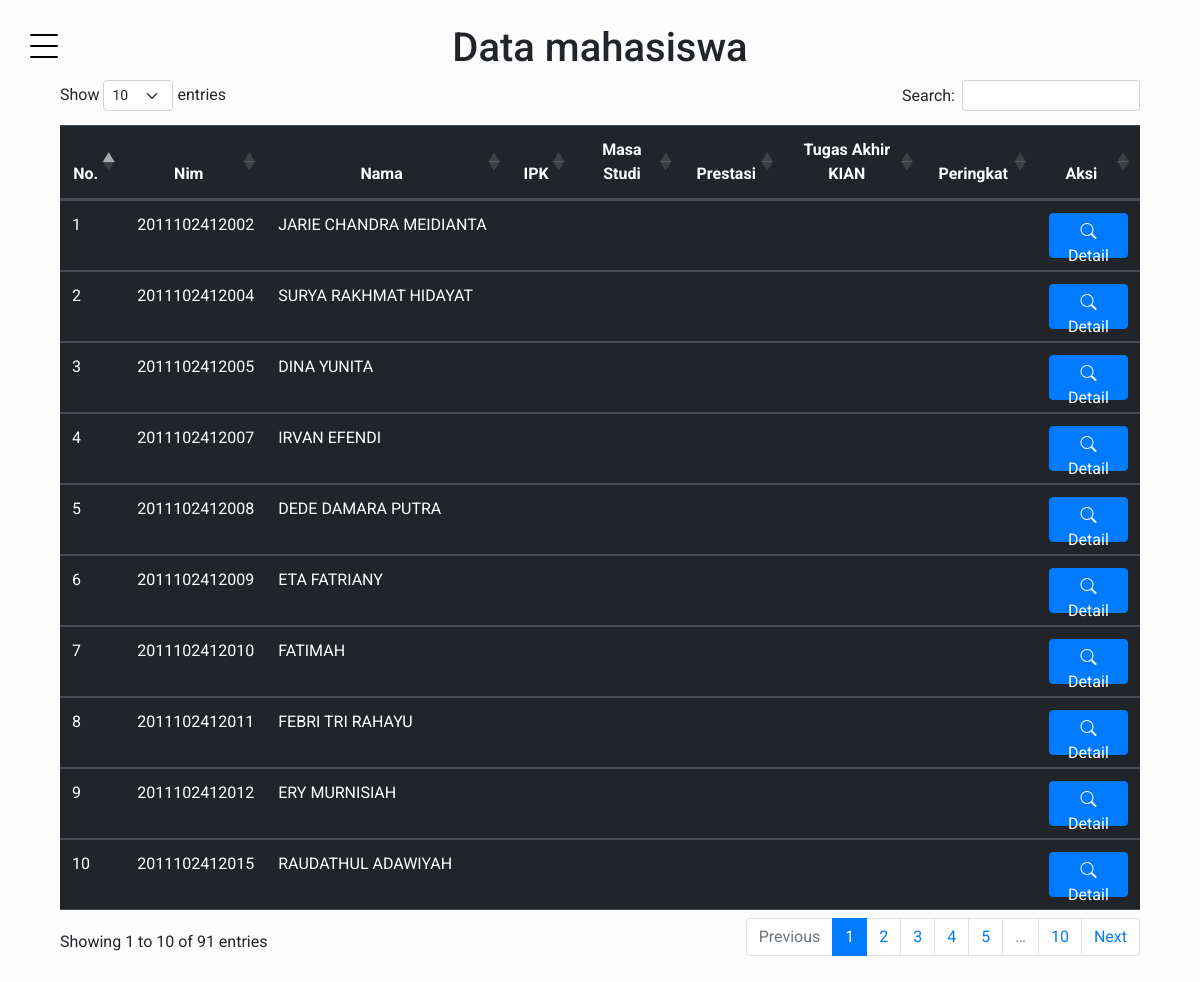
Page /hasil.php (signed in) on the committed database.
### tables this page shows
CREATE TABLE `mahasiswa` (
  `nim` varchar(255) NOT NULL,
  `nama` varchar(255) NOT NULL,
  `tempat_lahir` varchar(255) NOT NULL,
  `tgl_lahir` date NOT NULL,
  `tahun_masuk` year(4) NOT NULL,
  `ipk` varchar(4) NOT NULL,
  `ms_studi` varchar(40) NOT NULL,
  `prestasi` varchar(40) NOT NULL,
  `na` varchar(4) NOT NULL,
  `peringkat` varchar(50) NOT NULL
);

### hasil.php (the view, shortened to what this page needs)
<!DOCTYPE html>
<html lang="en">
<head>
    <link rel="stylesheet" href="css/bootstrap.min.css">
    <link rel="stylesheet" href="https://cdn.datatables.net/1.13.4/css/dataTables.bootstrap5.min.css">
    <link href="https://cdn.jsdelivr.net/npm/bootstrap@5.3.0/dist/css/bootstrap.min.css" rel="stylesheet">
    <link rel="stylesheet" href="https://cdn.jsdelivr.net/npm/bootstrap-icons@1.10.5/font/bootstrap-icons.css">
    <link rel="stylesheet" href="https://cdnjs.cloudflare.com/ajax/libs/twitter-bootstrap/5.2.0/css/bootstrap.min.css">
</head>
<body style="background-image: url('https://cdn.pixabay.com/photo/2018/02/23/04/38/computer-3174729_1280.jpg');" class="container">
    <main>
        <?php include('sidebar.php'); ?>
        <div id="main-content" class="container allcontent-section py-4">
        <div>
            <center><h1>Data mahasiswa</h1></center>
            <table class= "table table-dark" id="example">
                <thead>
                    <tr>
                        <th class="text-center">No.</th>
                        <th class="text-center">Nim</th>
                        <th class="text-center">Nama</th>
                        <th class="text-center">IPK</th>
                        <th class="text-center">Masa Studi</th>
                        <th class="text-center">Prestasi</th>
                        <th class="text-center">Tugas Akhir KIAN</th>
                        <th class="text-center">Peringkat</th>
                        <th class="text-center">Aksi</th>
                    </tr>
                </thead>
                <tbody>
                <?php
                    include_once "config/dbconnect.php";
                    $no=0;
                    $sql= "SELECT * FROM mahasiswa order by peringkat ASC";
                    $result = $conn->query($sql);
                    if($result == false) {
                        trigger_error("Perintah sql manual anda salah");
                    }else{
                        while($data = $result -> fetch_array()){
                            $no++;
                ?>
                <tr>
                    <td><?php echo $no;?></td>
                    <td><?php echo $data['nim']?></td>
                    <td><?php echo $data['nama']?></td>
                    <td><?php echo $data['ipk']?></td>
                    <td><?php echo $data['ms_studi']?></td>
                    <td><?php echo $data['prestasi']?></td>
                    <td><?php echo $data['na']?></td>
                    <td><?php echo $data['peringkat']?></td>
                    <td>
                        <button type="button" style="height: 45px" class="btn btn-primary bi bi-search" data-bs-toggle="modal" data-bs-target="#DetailDatamahasiswa<?php echo $data['nim']?>">
                        Detail
                        </button>
                    <?php }?>
                    </td>
                </tr>
                <?php
                    }
                ?>
                </tbody>
            </table>
        </div>
    </div>
    </main>
</body>
</html>

### sidebar.php (shortened to what this page needs)
<!DOCTYPE html>
<html lang="en">
<head>
    <link rel="stylesheet" href="asset/fonts/icomoon/style.css">
    <link rel="stylesheet" href="asset/css/owl.carousel.min.css">
    <link rel="stylesheet" href="asset/css/bootstrap.min.css">
    <link rel="stylesheet" href="asset/css/style.css">
</head>
<body>
    <aside class="sidebar">
        <div class="toggle">
        <a href="#" class="burger js-menu-toggle" data-toggle="collapse" data-target="#main-navbar">
            <span></span>
            </a>
    </div>
    </aside>
</body>
</html>

### asset/css/style.css (style rules this page uses)
body { font-family: "Roboto", -apple-system, BlinkMacSystemFont, "Segoe UI", Roboto, "Helvetica Neue", Arial, "Noto Sans", sans-serif, "Apple Color Emoji", "Segoe UI Emoji", "Segoe UI Symbol", "Noto Color Emoji"; background-color: #fcfcfc; }
h1, h2, h3, h4, h5, h6, .h1, .h2, .h3, .h4, .h5, .h6 { font-family: "Roboto", -apple-system, BlinkMacSystemFont, "Segoe UI", Roboto, "Helvetica Neue", Arial, "Noto Sans", sans-serif, "Apple Color Emoji", "Segoe UI Emoji", "Segoe UI Symbol", "Noto Color Emoji"; }
a { -webkit-transition: .3s all ease; -o-transition: .3s all ease; transition: .3s all ease; }
a, a:hover { text-decoration: none !important; }
body { position: relative; }
body:before { position: absolute; content: ""; z-index: 1; top: 0; left: 0; right: 0; bottom: 0; background-color: rgba(0, 0, 0, 0.5); opacity: 0; visibility: hidden; -webkit-transition: .3s all ease-in-out; -o-transition: .3s all ease-in-out; transition: .3s all ease-in-out; }
aside, main { height: 100vh; min-height: 580px; }
aside { width: 300px; left: 0; z-index: 1001; position: fixed; -webkit-transform: translateX(-100%); -ms-transform: translateX(-100%); transform: translateX(-100%); background-color: #fff; -webkit-transition: 1s -webkit-transform cubic-bezier(0.23, 1, 0.32, 1); transition: 1s -webkit-transform cubic-bezier(0.23, 1, 0.32, 1); -o-transition: 1s transform cubic-bezier(0.23, 1, 0.32, 1); transition: 1s transform cubic-bezier(0.23, 1, 0.32, 1); transition: 1s transform cubic-bezier(0.23, 1, 0.32, 1), 1s -webkit-transform cubic-bezier(0.23, 1, 0.32, 1); }
aside .toggle { padding-left: 30px; padding-top: 30px; position: absolute; right: 0; -webkit-transform: translateX(100%); -ms-transform: translateX(100%); transform: translateX(100%); }
main { width: calc(100%); }
.burger { width: 28px; height: 32px; cursor: pointer; position: relative; z-index: 99; float: right; }
.burger:before, .burger span, .burger:after { width: 100%; height: 2px; display: block; background: #000; border-radius: 2px; position: absolute; opacity: 1; }
.burger:before, .burger:after { -webkit-transition: top 0.35s cubic-bezier(0.23, 1, 0.32, 1), opacity 0.35s cubic-bezier(0.23, 1, 0.32, 1), background-color 1.15s cubic-bezier(0.86, 0, 0.07, 1), -webkit-transform 0.35s cubic-bezier(0.23, 1, 0.32, 1); transition: top 0.35s cubic-bezier(0.23, 1, 0.32, 1), opacity 0.35s cubic-bezier(0.23, 1, 0.32, 1), background-color 1.15s cubic-bezier(0.86, 0, 0.07, 1), -webkit-transform 0.35s cubic-bezier(0.23, 1, 0.32, 1); -o-transition: top 0.35s cubic-bezier(0.23, 1, 0.32, 1), transform 0.35s cubic-bezier(0.23, 1, 0.32, 1), opacity 0.35s cubic-bezier(0.23, 1, 0.32, 1), background-color 1.15s cubic-bezier(0.86, 0, 0.07, 1); transition: top 0.35s cubic-bezier(0.23, 1, 0.32, 1), transform 0.35s cubic-bezier(0.23, 1, 0.32, 1), opacity 0.35s cubic-bezier(0.23, 1, 0.32, 1), background-color 1.15s cubic-bezier(0.86, 0, 0.07, 1); transition: top 0.35s cubic-bezier(0.23, 1, 0.32, 1), transform 0.35s cubic-bezier(0.23, 1, 0.32, 1), opacity 0.35s cubic-bezier(0.23, 1, 0.32, 1), background-color 1.15s cubic-bezier(0.86, 0, 0.07, 1), -webkit-transform 0.35s cubic-bezier(0.23, 1, 0.32, 1); -webkit-transition: top 0.35s cubic-bezier(0.23, 1, 0.32, 1), -webkit-transform 0.35s cubic-bezier(0.23, 1, 0.32, 1), opacity 0.35s cubic-bezier(0.23, 1, 0.32, 1), background-color 1.15s cubic-bezier(0.86, 0, 0.07, 1); content: ""; }
.burger:before { top: 4px; }
.burger span { top: 15px; }
.burger:after { top: 26px; }

### rows in the picture
mahasiswa: nim "2011102412002", nama "JARIE CHANDRA MEIDIANTA"
mahasiswa: nim "2011102412004", nama "SURYA RAKHMAT HIDAYAT"
mahasiswa: nim "2011102412005", nama "DINA YUNITA"
mahasiswa: nim "2011102412007", nama "IRVAN EFENDI"
mahasiswa: nim "2011102412008", nama "DEDE DAMARA PUTRA"
mahasiswa: nim "2011102412009", nama "ETA FATRIANY"
mahasiswa: nim "2011102412010", nama "FATIMAH"
mahasiswa: nim "2011102412011", nama "FEBRI TRI RAHAYU"
mahasiswa: nim "2011102412012", nama "ERY MURNISIAH"
mahasiswa: nim "2011102412015", nama "RAUDATHUL ADAWIYAH"
